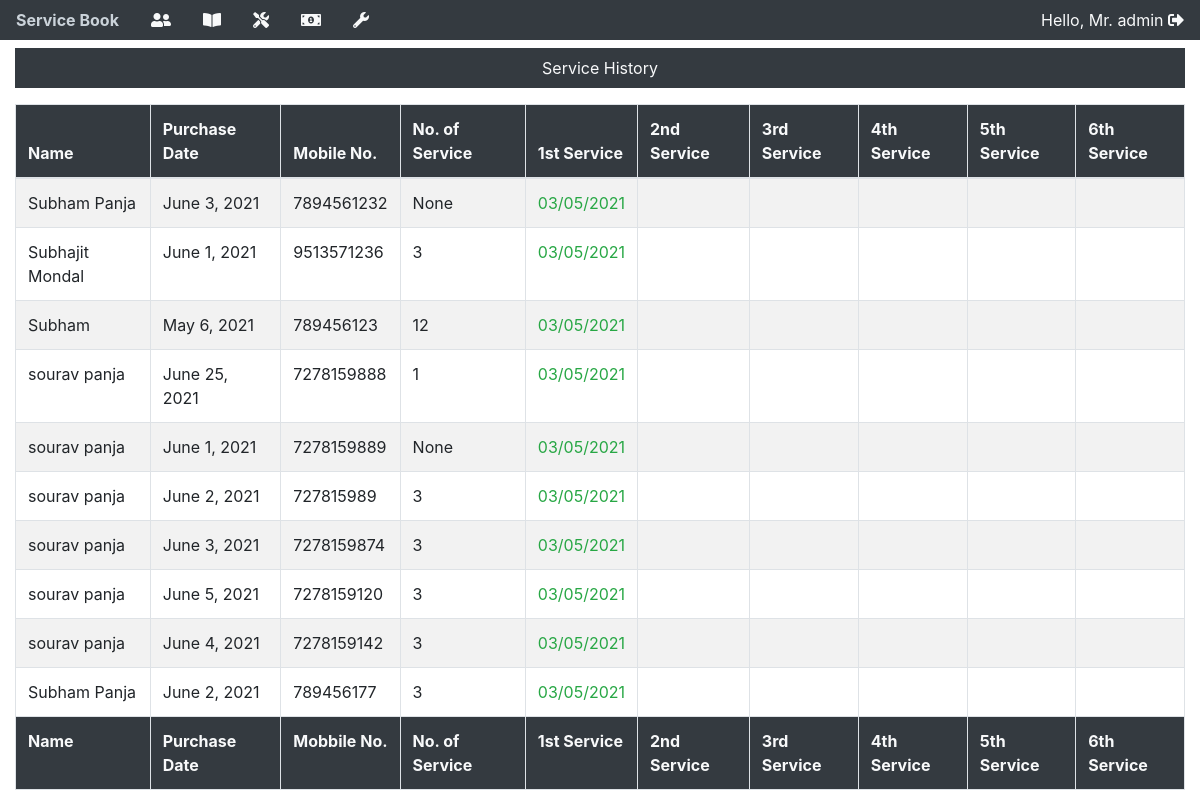
Before: /service (signed in) with the older database file.
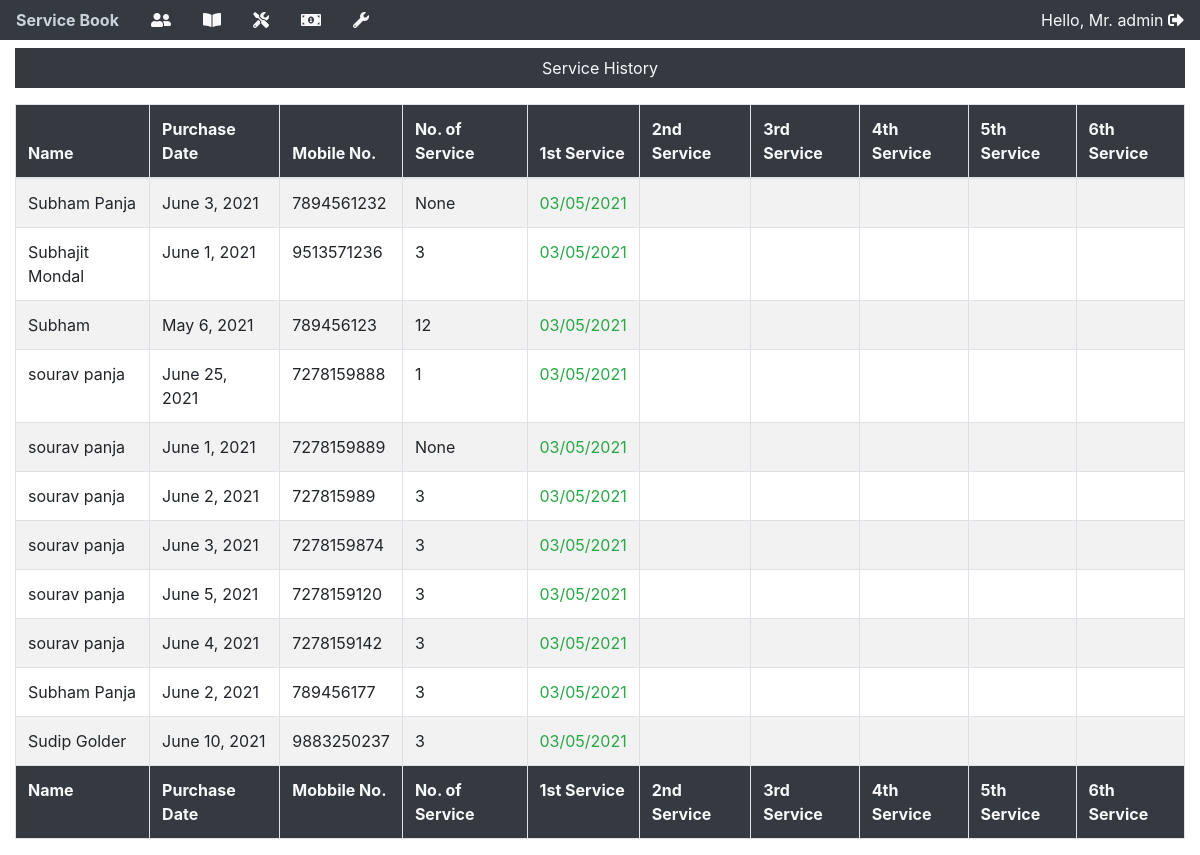
After: the same page with the newer database file.
### app/models.py (models this page shows, shortened)
class customerDetails(models.Model):
    custimerId = models.AutoField(primary_key=True)
    name = models.CharField(max_length=100)
    address = models.CharField(max_length=100, null=True)
    phoneNo = models.CharField(max_length=100, unique=True)
    email = models.EmailField()
    service = models.CharField(max_length=10, null=True, blank=True)
    emi = models.CharField(max_length=10, null=True, blank=True)
    modelNameOne = models.CharField(max_length=100)
    quantityOne = models.CharField(max_length=2, null=True)
    modelNoOne = models.CharField(max_length=100)
    modelNameTwo = models.CharField(max_length=100, blank=True)
    quantityTwo = models.CharField(max_length=2, null=True, blank=True)
    modelNoTwo = models.CharField(max_length=100, blank=True)
    purchaseDate = models.DateField(auto_now=False, auto_now_add=False)
    totalAmount = models.IntegerField()
    advanceAmount = models.IntegerField()
    dueAmount = models.IntegerField(null=True)

### app/views.py (the view)
# urls.py: path('service', views.service, name="service"),
@login_required(login_url="/login")
def service(request):
    dtt = customerDetails.objects.all()
    return render(request, "service.html",{"dtt":dtt})

### templates/service.html (shortened to what this page needs)
{% include "base.html" %}
{% block content %}
<div class="container-fluid">
    <div class="bg-dark mt-2">
        <p class="nav-link text-light text-center">Service History</p>
    </div>
    <table id="example" class="table table-striped table-bordered" style="width:100%">
        <thead class="bg-dark text-light">
            <tr>
                <th>Name</th>
                <th>Purchase Date</th>
                <th>Mobile No.</th>
                <th>No. of Service</th>
                <th>1st Service</th>
                <th>2nd Service</th>
                <th>3rd Service</th>
                <th>4th Service</th>
                <th>5th Service</th>
                <th>6th Service</th>
            </tr>
        </thead>
        <tbody>
            {% for dt in dtt %}
            <tr>
                <td>{{dt.name}}</td>
                <td>{{dt.purchaseDate}}</td>
                <td>{{dt.phoneNo}}</td>
                <td>{{dt.service}}</td>
                <td><a href="{% url 'technicianPage' dt.custimerId %}" class="text-success">03/05/2021</a></td>
                <td></td>
                <td></td>
                <td></td>
                <td></td>
                <td></td>
            </tr>
            {% endfor %}
        </tbody>
        <tfoot class="bg-dark text-light">
            <tr>
                <th>Name</th>
                <th>Purchase Date</th>
                <th>Mobbile No.</th>
                <th>No. of Service</th>
                <th>1st Service</th>
                <th>2nd Service</th>
                <th>3rd Service</th>
                <th>4th Service</th>
                <th>5th Service</th>
                <th>6th Service</th>
            </tr>
        </tfoot>
    </table>
</div>
{% endblock content %}

Changed rows visible on the page:
added customerDetails: name "Sudip Golder", purchaseDate "June 10, 2021", phoneNo "9883250237", service "3"
